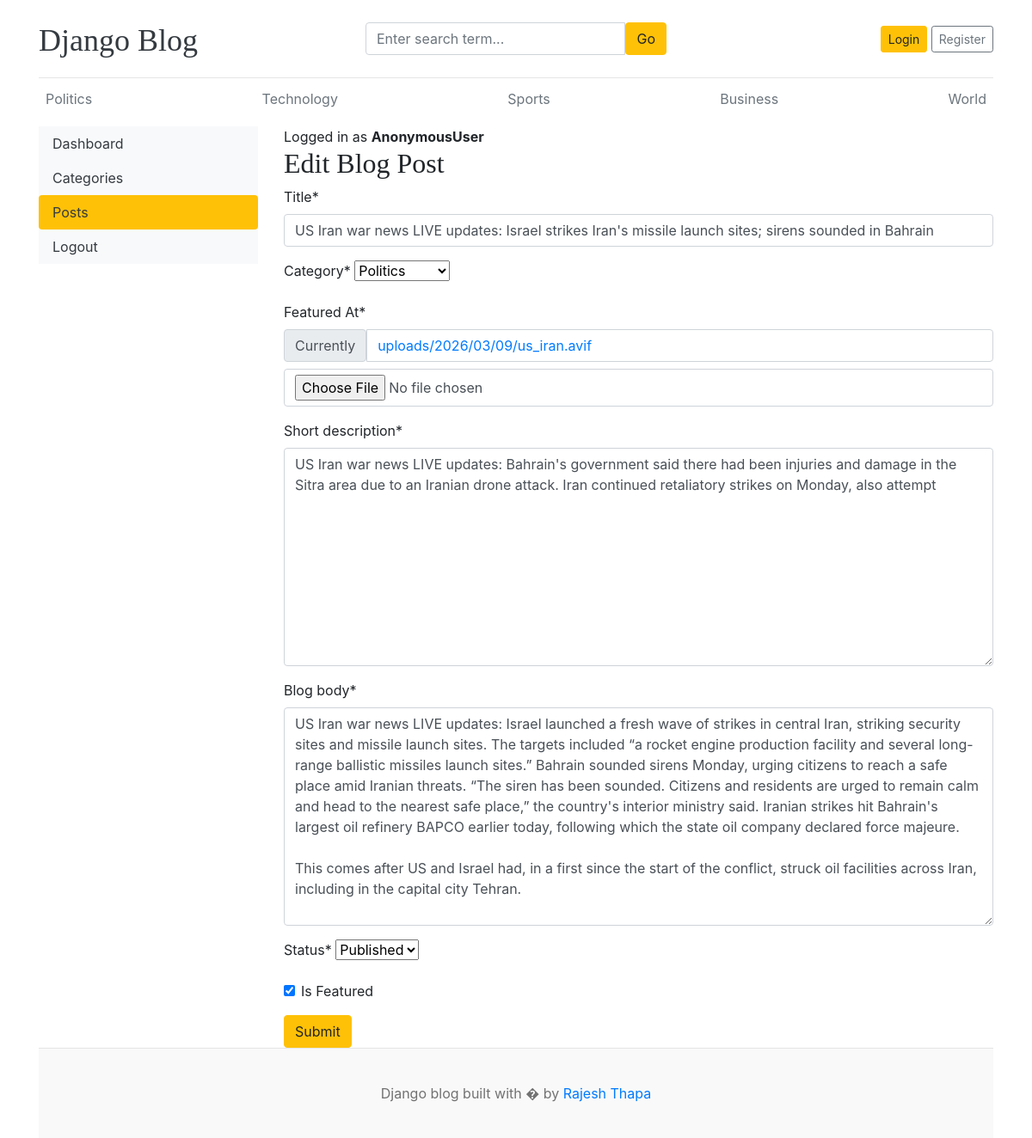
Screenshot of /dashboard/posts/edit/2/ with the database file from the repository.
### Blog_app/models.py (models this page shows, shortened)
class Category(models.Model):
  category_name = models.CharField(max_length=100, unique=True)
  created_At = models.DateTimeField(auto_now_add=True)
  updated_At = models.DateTimeField(auto_now=True)
  def __str__(self):
    return self.category_name
  class Meta():
    verbose_name_plural = "Categories"

class Blog(models.Model):
  title = models.CharField(max_length=100, unique=True)
  slug = models.SlugField(max_length=100, blank=True, unique=True)
  category = models.ForeignKey(Category, on_delete=models.CASCADE)
  author = models.ForeignKey(User, on_delete=models.CASCADE)
  featured_At = models.ImageField(upload_to='uploads/%Y/%m/%d')
  is_Featured = models.BooleanField(default=False)
  short_description = models.TextField(max_length=200)
  blog_body = models.TextField(max_length=1000)
  status = models.CharField(max_length=20, choices=STATUS_CHOICES,default="Draft")
  created_At = models.DateTimeField(auto_now_add=True)
  updated_At = models.DateTimeField(auto_now=True)

### dashboard/views.py (the view, shortened to what this page needs)
# urls.py: path('posts/edit/<int:pk>/',views.edit_post, name='edit_post'),
def edit_post(request, pk):
  post = get_object_or_404(Blog, pk=pk)
  form = BlogPostForm(instance=post)
  context = {
    'form': form,
    'post': post,
  }
  return render(request, 'dashboard/edit_post.html', context)

### dashboard/forms.py
class BlogPostForm(forms.ModelForm):
    class Meta:
        model = Blog
        fields = ('title', 'category', 'featured_At', 'short_description', 'blog_body', 'status', 'is_Featured',)

### Blog_app/context_processors.py (called while the page is built)
def getCategory(request):
  categories = Category.objects.all()
  return dict(categories=categories)

def getsocialLinks(request):
  sociallinks = SocialLinks.objects.all()
  return dict(sociallinks = sociallinks)

### template/dashboard/edit_post.html (shortened to what this page needs)
{% extends 'base.html' %}
{% block content %}
{% load crispy_forms_tags %}
<div class="row">
  {% include 'dashboard/sidebar.html' %}
  <div class="col-md-9">
    <span>Logged in as <b>{{ user }}</b></span>
    <h2>Edit Blog Post</h2>
    <form action="{%url 'edit_post' post.id%}" method="POST" enctype="multipart/form-data">
      {{form | crispy}}
      <button type="submit" class="btn btn-warning">Submit</button>
    </form>
  </div>
</div>
{% endblock %}

### template/base.html (shortened to what this page needs)
{% load static %}
<!DOCTYPE html>
<html lang="en">
<head>
  <link href="https://getbootstrap.com/docs/4.0/dist/css/bootstrap.min.css" rel="stylesheet">
  <link rel="stylesheet" href="https://cdnjs.cloudflare.com/ajax/libs/font-awesome/4.7.0/css/font-awesome.min.css">
  <link href={% static "css/style.css" %} rel="stylesheet">
</head>
<body>
  <div class="container">
    <header class="blog-header py-3">
      <div class="row flex-nowrap justify-content-between align-items-center">
        <div class="col-4 pt-1">
          <a class="blog-header-logo text-dark" href="/">Django Blog</a>
        </div>
        <div class="col-4">
          <form action="{% url 'search' %}" method="GET">
            <div class="input-group">
              <input class="form-control" name="keyword" value="{{keyword}}" type="text"
                placeholder="Enter search term...">
              <button type="submit" class="btn btn-warning">Go</button>
            </div>
          </form>
        </div>
        <div class="col-4 d-flex justify-content-end align-items-center">
          {% if not user.is_authenticated %}
          <a class="btn btn-sm btn-warning" href="{% url 'login' %}">Login</a> &nbsp;
          <a class="btn btn-sm btn-outline-secondary" href="{% url 'register' %}">Register</a>
          {% else %}
          <span><a href="{% url 'dashboard' %}">Dashboard</a></span>
          &nbsp;
          <!-- <span>{{user}}</span>
          &nbsp; -->
          <span><a href="{% url 'logout' %}">Logout</a></span>
          {% endif %}
        </div>
      </div>
    </header>
    <div class="nav-scroller py-1 mb-2">
      <nav class="nav d-flex justify-content-between">
        {% for cat in categories %}
        <a class="p-2 text-muted" href="{% url 'post_by_category' cat.id%}">{{cat.category_name}}</a>
        {% endfor %}
      </nav>
    </div>
    {% block content %}
    {% endblock %}
    <footer class="blog-footer">
      <p>Django blog built with � by <a href="#">Rajesh Thapa</a></p>
    </footer>
</body>
</html>

### static/css/style.css (style rules this page uses)
.blog-header { border-bottom: 1px solid #e5e5e5; }
.blog-header-logo { font-family: "Playfair Display", Georgia, "Times New Roman", serif; font-size: 2.25rem; }
h1, h2, h3, h4, h5, h6 { font-family: "Playfair Display", Georgia, "Times New Roman", serif; }
.blog-footer { padding: 2.5rem 0; color: #727272; text-align: center; background-color: #f9f9f9; border-top: .05rem solid #e5e5e5; }
.blog-footer p:last-child { margin-bottom: 0; }

### rows the page displays
Category: category_name "Politics"
Category: category_name "Technology"
Category: category_name "Sports"
Category: category_name "Business"
Category: category_name "World"
Blog: title "US Iran war news LIVE updates: Israel strikes Iran's missile launch sites; sirens sounded in Bahrain", category "Politics", short_description "US Iran war news LIVE updates: Bahrain's government said there had been injuries and damage in the Sitra area due to an Iranian drone attack. Iran continued retaliatory strikes on Monday, also attempt", blog_body "US Iran war news LIVE updates: Israel launched a fresh wave of strikes in central Iran, striking security sites and missile launch sites. The targets included “a rocket engine production facility and several long-range ballistic missiles launch sites.” Bahrain sounded sirens Monday, urging citizens to reach a safe place amid Iranian threats. “The siren has been sounded. Citizens and residents are urged to remain calm and head to the nearest safe place,” the country's interior ministry said. Iranian strikes hit Bahrain's largest oil refinery BAPCO earlier today, following which the state oil company declared force majeure. This comes after US and Israel had, in a first since the start of the…", status "Published", is_Featured "☑"

### other values shown
{{ user }} "AnonymousUser"
